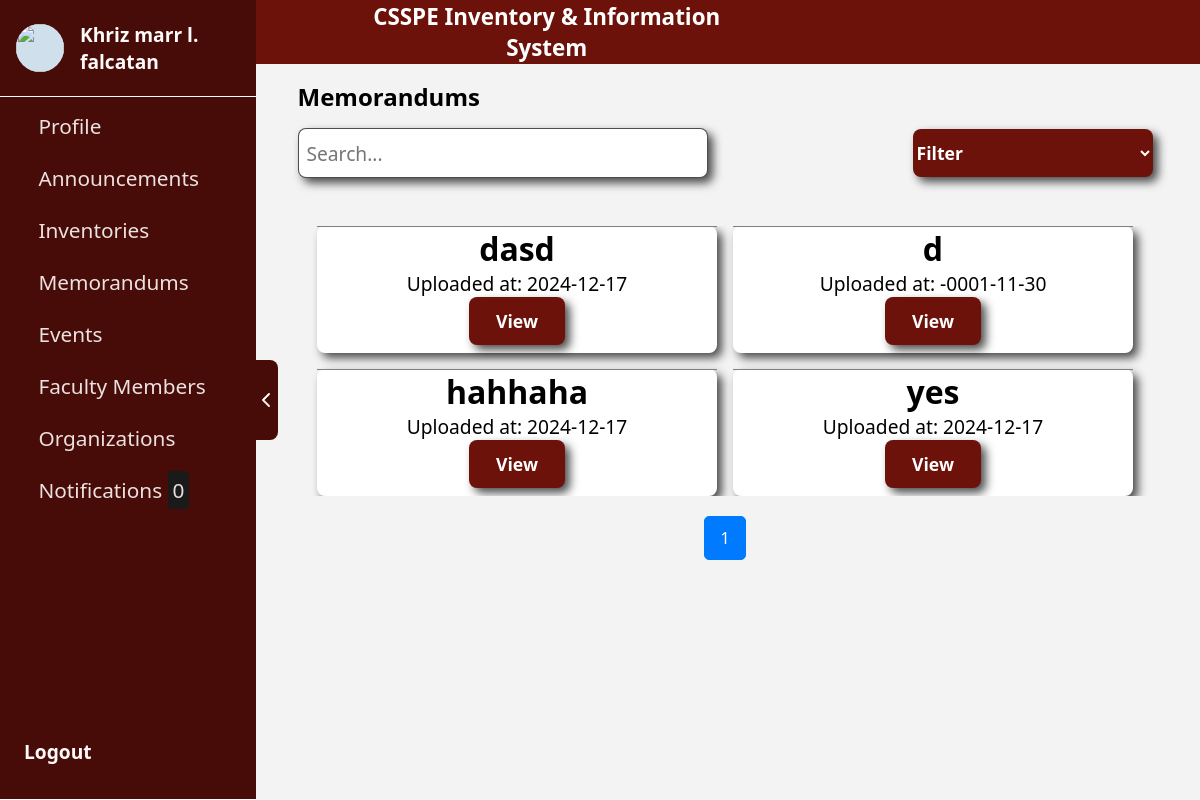
Page /homePage/memorandumHome.php (signed in) on the earlier database version.
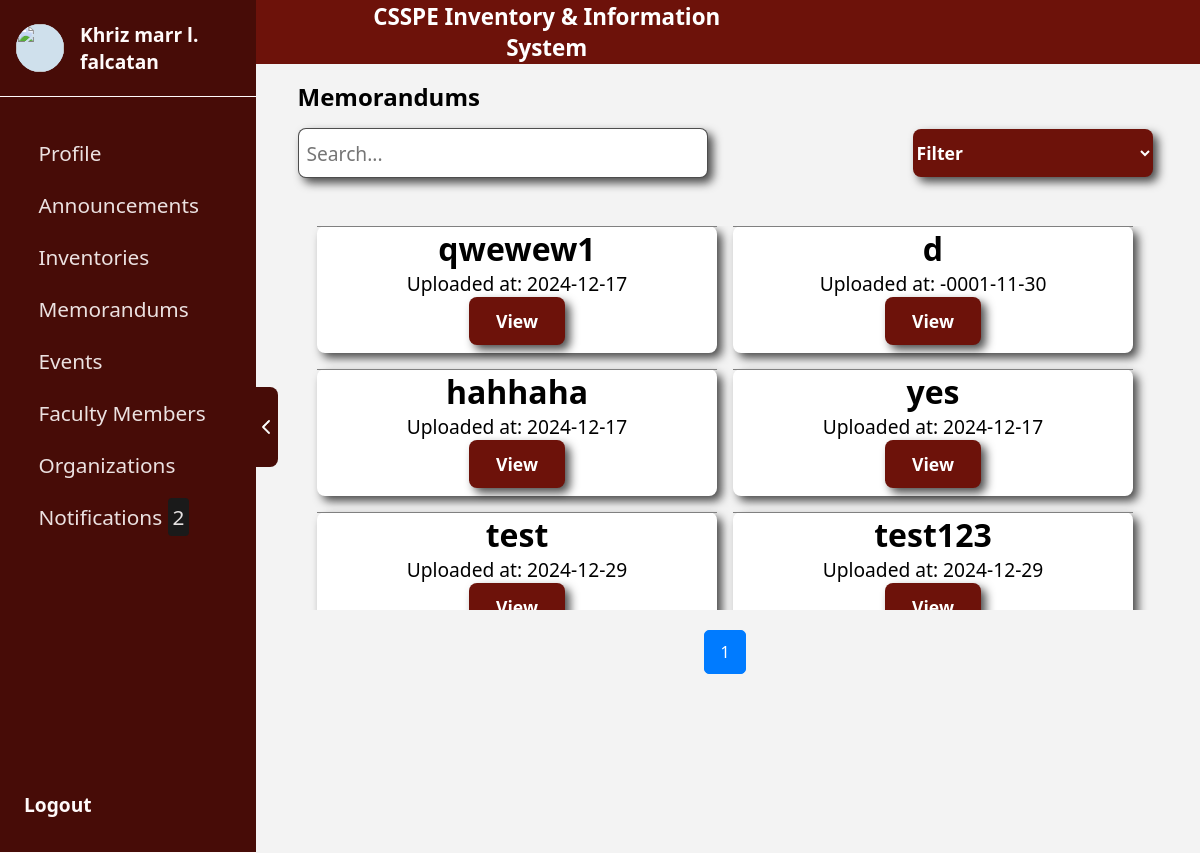
Same page on the later database version.
### tables this page shows
CREATE TABLE `memorandums` (
  `id` int(11) NOT NULL,
  `file_path` varchar(255) NOT NULL,
  `title` varchar(255) NOT NULL,
  `uploaded_at` timestamp NOT NULL DEFAULT current_timestamp(),
  `updated_at` datetime DEFAULT NULL,
  `description` varchar(255) DEFAULT NULL
);

### homePage/memorandumHome.php (the view, shortened to what the changed rows need)
<?php
require_once '../conn/conn.php';
$limit = 12;
$page = isset($_GET['page']) ? (int)$_GET['page'] : 1;
$offset = ($page - 1) * $limit;
$query = "SELECT * FROM memorandums LIMIT $limit OFFSET $offset";
$result = mysqli_query($conn, $query);
$totalQuery = "SELECT COUNT(*) AS total FROM memorandums";
$totalResult = mysqli_query($conn, $totalQuery);
$totalRow = mysqli_fetch_assoc($totalResult);
$totalItems = $totalRow['total'];
$totalPages = ceil($totalItems / $limit);
$query_notifications = "SELECT COUNT(*) AS notification_count FROM notifications WHERE is_read = 0";
$result_notifications = mysqli_query($conn, $query_notifications);
$notificationCount = 0;
if ($result_notifications && $row_notifications = mysqli_fetch_assoc($result_notifications)) {
    $notificationCount = $row_notifications['notification_count'];
}
?>
<!DOCTYPE html>
<html lang="en">
<head>
    <link rel="stylesheet" href="../assets/css/memorandumHome.css">
    <link rel="stylesheet" href="../assets/css/sidebar.css">
</head>
<body>
    <div class="body">
        <div class="sidebar">
            <div class="userContainer">
                <div class="navContainer">
                    <div class="subNavContainer">
                        <a href="../homePage/notification.php?update=1">
                            <div class="buttonContainer1">
                                <div class="nameOfIconContainer">
                                    <p>
                                        Notifications
                                        <span style="background-color:#1a1a1a; padding:5px; border-radius:4px;">
                                            <?php echo $notificationCount; ?>
                                        </span>
                                    </p>
                                </div>
                            </div>
                        </a>
                    </div>
                </div>
            </div>
        </div>
        <div class="mainContainer" style="margin-left: 250px;">
            <div class="container">
                <div class="inventoryContainer1" id="inventoryContainer">
                    <?php while ($row = mysqli_fetch_assoc($result)): ?>
                        <div class="subInventoryContainer1">
                            <div class="imageContainer1" style="border-bottom: solid gray 1px;">
                            </div>
                            <div class="infoContainer1">
                                <p><?php echo htmlspecialchars($row['title']); ?></p>
                            </div>
                            <div class="infoContainer2">
                                <p>Uploaded at: <?php echo htmlspecialchars(date('Y-m-d', strtotime($row['uploaded_at']))); ?></p>
                            </div>
                            <div class="buttonContainer">
                                <button class="addButton" style="width: 6rem;"
                                    onclick="editProgram(
                        '<?php echo $row['title']; ?>',
                        '<?php echo $row['description']; ?>',
                        '<?php echo $row['file_path']; ?>',
                        '<?php echo $row['uploaded_at']; ?>'
                    )">
                                    View
                                </button>
                            </div>
                        </div>
                    <?php endwhile; ?>
                </div>
                <div class="pagination">
                    <?php for ($i = 1; $i <= $totalPages; $i++): ?>
                        <a href="?page=<?php echo $i; ?>" class="<?php echo ($i === $page) ? 'active' : ''; ?>"><?php echo $i; ?></a>
                    <?php endfor; ?>
                </div>
            </div>
        </div>
    </div>
</body>
</html>

Differences in the rows shown:
changed memorandums: title "dasd" → "qwewew1"
added memorandums: title "test", uploaded_at "2024-12-29"
added memorandums: title "test123", uploaded_at "2024-12-29"
Other differences:
$notificationCount: "0" → "2"
